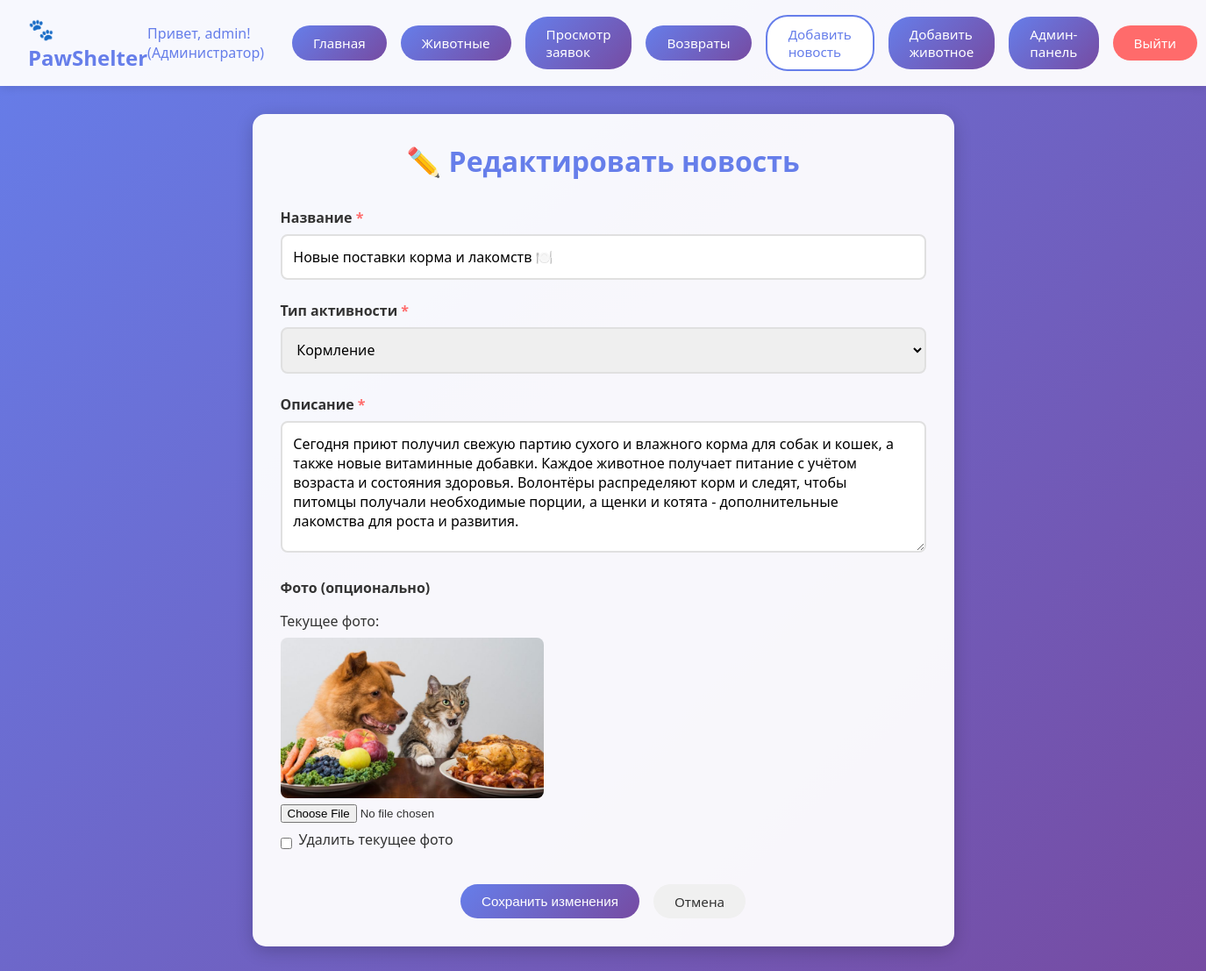
The app's page /activities/9/edit/ (signed in) with its own data.
### users/models.py (models this page shows, shortened)
class CustomUser(AbstractUser):
    ROLE_CHOICES = [
        ('admin', 'Администратор'),
        ('volunteer', 'Волонтёр'),
        ('adopter', 'Усыновитель')
    ]
    role = models.CharField("Роль", max_length=20, choices=ROLE_CHOICES, default='adopter')
    has_experience = models.BooleanField("Есть опыт содержания животных", default=False)
    has_other_pets = models.BooleanField("Есть другие питомцы", default=False)
    ready_for_pet = models.CharField("Готовность к питомцу", max_length=255, blank=True, null=True)
    slug = models.SlugField("Ссылка (slug)", max_length=100, unique=True, blank=True)
    created_at = models.DateTimeField("Дата регистрации", auto_now_add=True)
    class Meta:
        verbose_name = "Пользователь"
        verbose_name_plural = "Пользователи"
        ordering = ['username']

### activities/models.py (models this page shows, shortened)
class Activity(models.Model):
    ACTIVITY_TYPES = [
        ('feeding', 'Кормление'),
        ('medical', 'Медосмотр'),
        ('cleaning', 'Уборка'),
        ('event', 'Мероприятие'),
        ('news', 'Новости'),
        ('advice', 'Совет по уходу')
    ]
    title = models.CharField("Название", max_length=255)
    description = models.TextField("Описание")
    activity_type = models.CharField("Тип активности", max_length=20, choices=ACTIVITY_TYPES)
    created_by = models.ForeignKey(CustomUser, verbose_name="Создатель", related_name='activities', on_delete=models.CASCADE)
    photo_url = models.ImageField("Фото (опционально)", upload_to='activities/%Y/%m/%d', blank=True, null=True)
    created_at = models.DateTimeField("Дата создания", auto_now_add=True)
    class Meta:
        verbose_name = "Активность приюта"
        verbose_name_plural = "Активности приюта"
        ordering = ['-created_at']

### activities/views.py (the view, shortened to what this page needs)
# urls.py: path("activities/<int:pk>/edit/", edit_activity, name="edit_activity"),  # Редактирование активности
@login_required
def edit_activity(request, pk):
    if request.user.role not in ['admin', 'volunteer']:
        messages.error(request, 'Только администраторы и волонтёры могут редактировать активности')
        return redirect('home')
    activity = get_object_or_404(Activity, pk=pk)
    return render(request, 'activities/edit.html', {
        'activity': activity,
        'activity_types': Activity.ACTIVITY_TYPES
    })

### activities/templates/activities/edit.html (shortened to what this page needs)
{% extends 'animals/base.html' %}
{% block content %}
<div class="form-container">
    <h1 class="form-title">✏️ Редактировать новость</h1>
    <form method="post" enctype="multipart/form-data">
        <div class="form-group">
            <label for="title">Название <span class="required">*</span></label>
            <input type="text" id="title" name="title" value="{{ activity.title }}" required>
        </div>
        <div class="form-group">
            <label for="activity_type">Тип активности <span class="required">*</span></label>
            <select id="activity_type" name="activity_type" required>
                {% for value, label in activity_types %}
                    <option value="{{ value }}" {% if value == activity.activity_type %}selected{% endif %}>{{ label }}</option>
                {% endfor %}
            </select>
        </div>
        <div class="form-group">
            <label for="description">Описание <span class="required">*</span></label>
            <textarea id="description" name="description" required>{{ activity.description }}</textarea>
        </div>
        <div class="form-group">
            <label for="photo_url">Фото (опционально)</label>
            {% if activity.photo_url %}
                <div class="current-photo">
                    <p>Текущее фото:</p>
                    <img src="{{ activity.photo_url.url }}" alt="{{ activity.title }}">
                </div>
            {% endif %}
            <input type="file" id="photo_url" name="photo_url" accept="image/*">
            <div class="checkbox-group" style="margin-top: 0.5rem;">
                <input type="checkbox" id="clear_photo" name="clear_photo">
                <label for="clear_photo" style="font-weight: normal;">Удалить текущее фото</label>
            </div>
        </div>
        <div class="form-actions">
            <button type="submit" class="btn btn-primary">Сохранить изменения</button>
            <a href="{% url 'home' %}" class="btn btn-secondary">Отмена</a>
        </div>
    </form>
</div>
{% endblock %}

### animals/templates/animals/base.html (shortened to what this page needs)
<!DOCTYPE html>
<html lang="ru">
<head>
</head>
<body>
    <nav class="navbar">
        <h1>🐾 PawShelter</h1>
        <div class="nav-buttons">
            {% if user.is_authenticated %}
                {% with current_url=request.resolver_match.url_name %}
                <span class="user-info">Привет, {{ user.username }}! ({{ user.get_role_display }})</span>
                <a href="{% url 'home' %}" class="btn {% if current_url == 'home' %}btn-active{% else %}btn-primary{% endif %}">Главная</a>
                <a href="{% url 'animal_list' %}" class="btn {% if current_url == 'animal_list' or current_url == 'animal_detail' or current_url == 'edit_animal' %}btn-active{% else %}btn-primary{% endif %}">Животные</a>
                <a href="{% url 'adoption_list' %}" class="btn {% if current_url == 'adoption_list' or current_url == 'adoption_detail' %}btn-active{% else %}btn-primary{% endif %}">
                    {% if user.role == 'admin' or user.role == 'volunteer' %}Просмотр заявок{% else %}Мои заявки{% endif %}
                </a>
                <a href="{% url 'return_list' %}" class="btn {% if current_url == 'return_list' %}btn-active{% else %}btn-primary{% endif %}">
                    {% if user.role == 'admin' or user.role == 'volunteer' %}Возвраты{% else %}Мои возвраты{% endif %}
                </a>
                {% if user.role == 'admin' or user.role == 'volunteer' %}
                    <a href="{% url 'create_activity' %}" class="btn {% if current_url == 'create_activity' or current_url == 'edit_activity' %}btn-active{% else %}btn-primary{% endif %}">Добавить новость</a>
                    <a href="{% url 'create_animal' %}" class="btn {% if current_url == 'create_animal' or current_url == 'edit_animal' %}btn-active{% else %}btn-primary{% endif %}">Добавить животное</a>
                {% endif %}
                {% if user.role == 'admin' %}
                    <a href="/admin/" class="btn btn-primary" target="_blank">Админ-панель</a>
                {% endif %}
                <a href="{% url 'logout' %}" class="btn btn-danger">Выйти</a>
                {% endwith %}
            {% endif %}
        </div>
    </nav>
    <div class="container">
        {% block content %}{% endblock %}
    </div>
</body>
</html>

### animals/templates/animals/base.html (style rules this page uses)
* { margin: 0; padding: 0; box-sizing: border-box; }
body { font-family: 'Segoe UI', Tahoma, Geneva, Verdana, sans-serif; background: linear-gradient(135deg, #667eea 0%, #764ba2 100%); min-height: 100vh; color: #333; }
.navbar { background: rgba(255, 255, 255, 0.95); padding: 1rem 2rem; box-shadow: 0 2px 10px rgba(0,0,0,0.1); display: flex; justify-content: space-between; align-items: center; position: sticky; top: 0; z-index: 1000; }
.navbar h1 { color: #667eea; font-size: 1.5rem; }
.nav-buttons { display: flex; gap: 1rem; align-items: center; }
.btn { padding: 0.6rem 1.5rem; border: none; border-radius: 25px; cursor: pointer; text-decoration: none; display: inline-block; font-size: 0.95rem; transition: all 0.3s; font-weight: 500; }
.btn-primary { background: linear-gradient(135deg, #667eea 0%, #764ba2 100%); color: white; }
.btn-secondary { background: #f0f0f0; color: #333; }
.btn-active { background: white; color: #667eea; border: 2px solid #667eea; }
.btn-danger { background: #ff6b6b; color: white; }
.container { max-width: 1200px; margin: 0 auto; padding: 2rem; }
.user-info { color: #667eea; margin-right: 1rem; }

### activities/templates/activities/edit.html (style rules this page uses)
.form-container { background: rgba(255, 255, 255, 0.95); border-radius: 15px; padding: 2rem; box-shadow: 0 5px 20px rgba(0,0,0,0.2); max-width: 800px; margin: 0 auto; }
.form-title { color: #667eea; font-size: 2rem; margin-bottom: 2rem; text-align: center; }
.form-group { margin-bottom: 1.5rem; }
.form-group label { display: block; margin-bottom: 0.5rem; font-weight: bold; color: #333; }
.form-group input[type="text"], .form-group textarea, .form-group select { width: 100%; padding: 0.8rem; border: 2px solid #e0e0e0; border-radius: 8px; font-size: 1rem; font-family: inherit; }
.form-group textarea { min-height: 150px; resize: vertical; }
.form-actions { display: flex; gap: 1rem; justify-content: center; margin-top: 2rem; }
.required { color: #ff6b6b; }
.current-photo { margin-top: 1rem; }
.current-photo img { max-width: 300px; border-radius: 8px; margin-top: 0.5rem; }
.checkbox-group { display: flex; align-items: center; gap: 0.5rem; }

### records on screen
CustomUser: username "admin", role "Администратор"
Activity: title "Новые поставки корма и лакомств 🍽️", activity_type "Кормление", description "Cегодня приют получил свежую партию сухого и влажного корма для собак и кошек, а также новые витаминные добавки. Каждое животное получает питание с учётом возраста и состояния здоровья. Волонтёры распределяют корм и следят, чтобы питомцы получали необходимые порции, а щенки и котята - дополнительные лакомства для роста и развития.", photo_url (picture)
